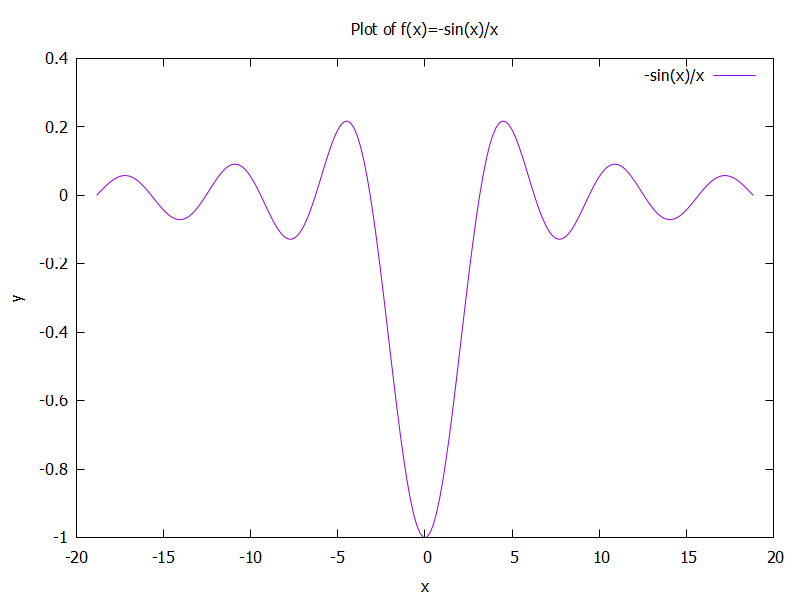

This figure's gnuplot source:
set terminal pngcairo size 800,600
set output 'plot.png'

set title "Plot of f(x)=-sin(x)/x"
set xlabel "x"
set ylabel "y"
plot "data.txt" with lines title "-sin(x)/x"